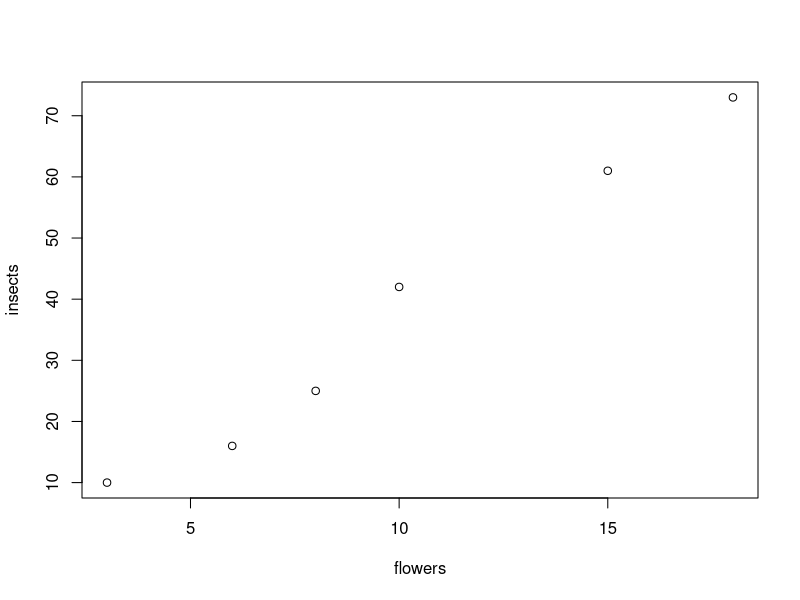
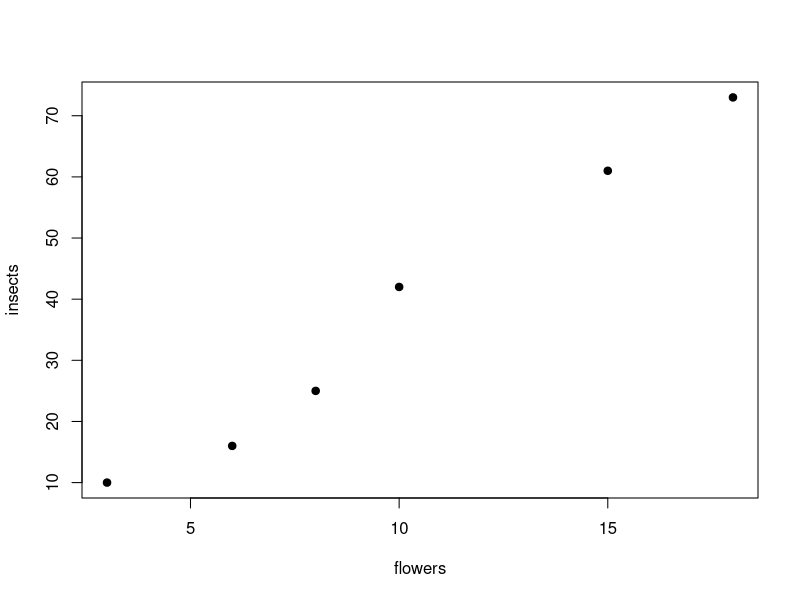
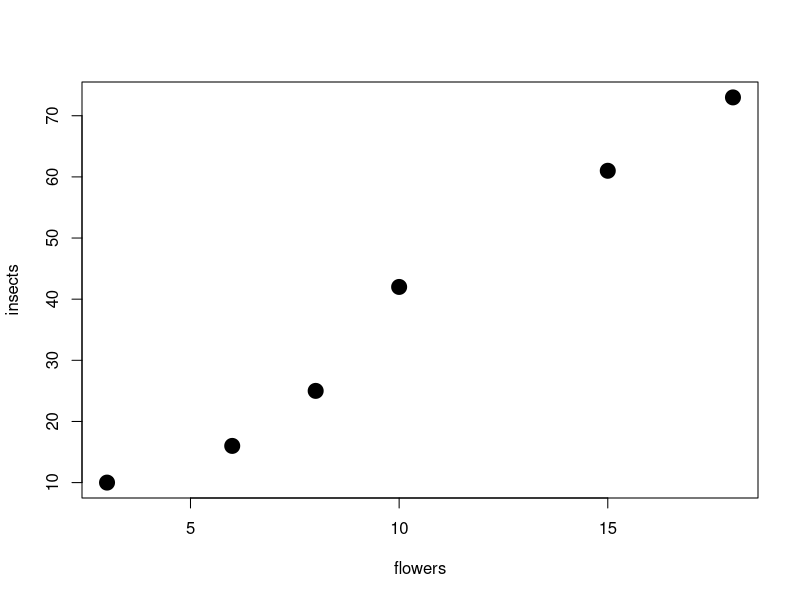
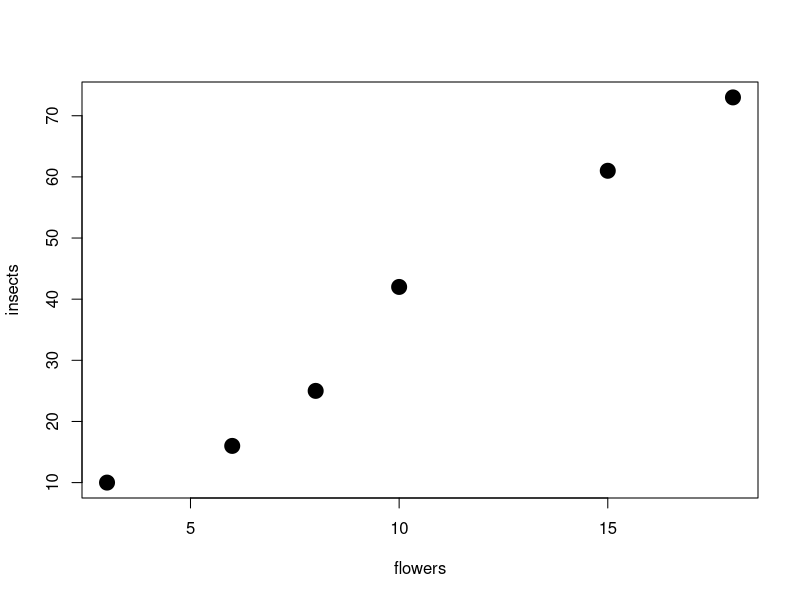
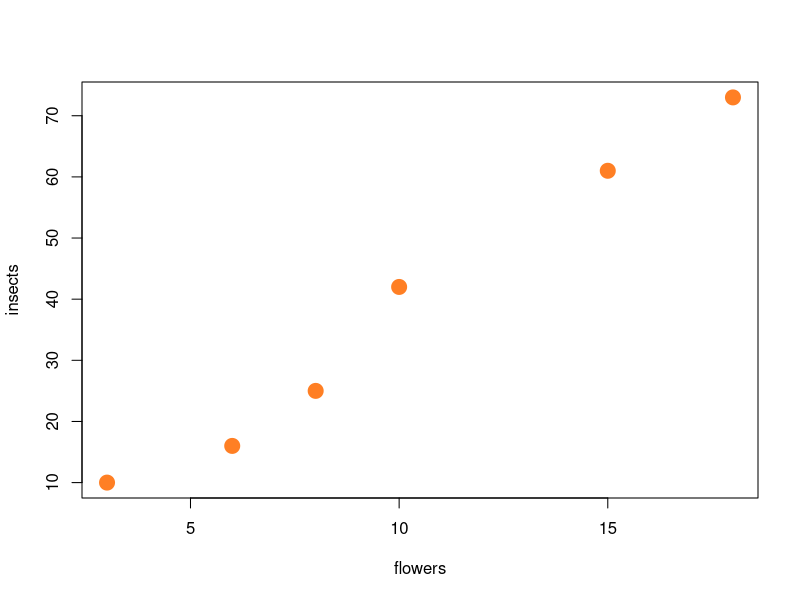

Write R code to recreate these figures, in order.
# First R script

# R as calculator
a <-6*7
b <-5*8
a + b

# Arrays

flowers <- c(3, 6, 8, 10 , 15, 18)
insects <- c(10, 16, 25, 42, 61, 73)

# plot 

plot(flowers, insects)
#changing plot parameters

#symbols
plot(flowers, insects, pch=19)

#simbols dimention
plot(flowers, insects, pch=19, cex=2)
plot(flowers, insects, pch=19, cex=2)

#color
plot(flowers, insects, pch=19, cex=2, col="chocolate1")








